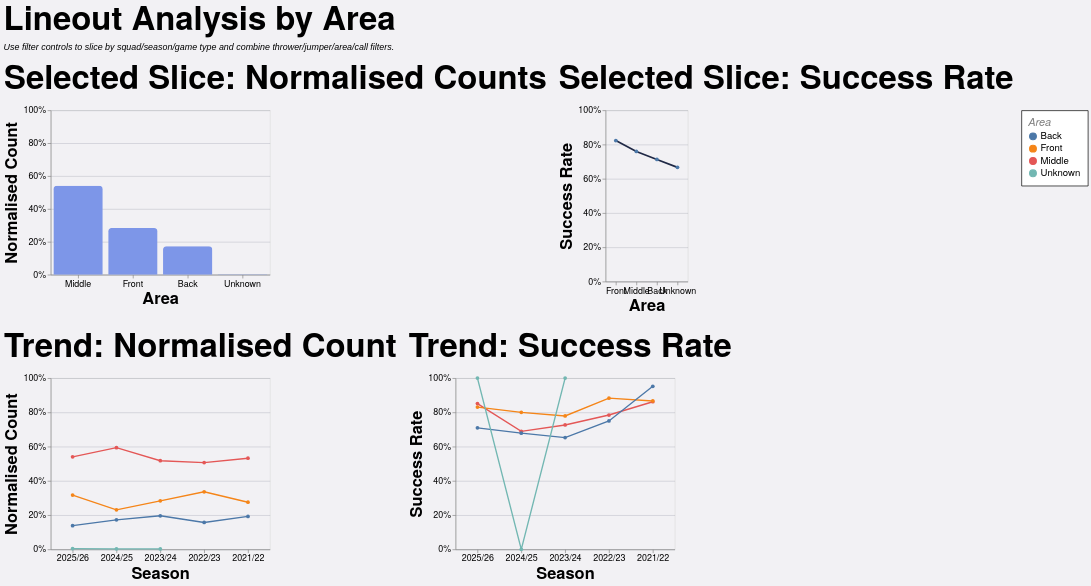

Here is the Vega-Lite specification saved for this chart:
### Vega-Lite specification from a JSON file in a GitHub repository (floating-point values rounded to 4 significant figures; data arrays with more than 128 entries replaced by an {"elided": "..."} marker saying what was removed)
{"config": {"axis": {"labelFont": "PT Sans Narrow, Helvetica Neue, Helvetica, Arial, sans-serif", "titleFont": "PT Sans Narrow, Helvetica Neue, Helvetica, Arial, sans-serif", "labelFontSize": 13, "titleFontSize": 24, "gridColor": "#202947", "gridOpacity": 0.2}, "text": {"font": "Lato, sans-serif"}, "bar": {"cornerRadiusEnd": 5}, "header": {"labelFont": "PT Sans Narrow, Helvetica Neue, Helvetica, Arial, sans-serif", "titleFont": "PT Sans Narrow, Helvetica Neue, Helvetica, Arial, sans-serif", "labelFontSize": 24, "titleFontSize": 28, "labelFontWeight": "bold", "orient": "left"}, "legend": {"labelFont": "PT Sans Narrow, Helvetica Neue, Helvetica, Arial, sans-serif", "titleFont": "PT Sans Narrow, Helvetica Neue, Helvetica, Arial, sans-serif", "labelFontSize": 14, "titleFontSize": 16, "titlePadding": 5, "fillColor": "white", "strokeColor": "black", "padding": 10, "titleFontWeight": "lighter", "titleFontStyle": "italic", "titleColor": "gray", "offset": 10}, "title": {"font": "PT Sans Narrow, Helvetica Neue, Helvetica, Arial, sans-serif", "fontSize": 48, "fontWeight": "bold", "anchor": "start", "align": "center", "titlePadding": 20, "subtitlePadding": 10, "subtitleFontSize": 13, "subtitleColor": "", "subtitleFontStyle": "italic", "offset": 15, "color": "black"}, "axisX": {"labelAngle": 0}, "facet": {"title": null, "header": null, "align": {"row": "each", "column": "each"}}, "resolve": {"scale": {"y": "independent", "facet": "independent"}}, "background": "#f2f1f4", "scale": {"offsetBandPaddingOuter": 0.2, "offsetBandPaddingInner": 0.1}}, "vconcat": [{"hconcat": [{"mark": {"type": "bar", "color": "#7d96e8"}, "encoding": {"tooltip": [{"field": "area", "title": "Area", "type": "nominal"}, {"field": "attempts", "format": ",.0f", "title": "Lineouts", "type": "quantitative"}, {"field": "share", "format": ".1%", "title": "Normalised Count", "type": "quantitative"}], "x": {"field": "area", "sort": "-y", "title": "Area", "type": "nominal"}, "y": {"axis": {"format": "%"}, "field": "share", "scale": {"domain": [0, 1]}, "title": "Normalised Count", "type": "quantitative"}}, "height": 240, "title": "Selected Slice: Normalised Counts", "transform": [{"filter": "(loSquad == 'All' || datum.squad == loSquad) && (loGameType == 'All' || (loGameType == 'League + Cup' && (datum.game_type == 'League' || datum.game_type == 'Cup')) || (loGameType == 'League only' && datum.game_type == 'League') || datum.game_type == loGameType) && (loOpposition == 'All' || datum.opposition == loOpposition) && (loThrower == 'All' || datum.thrower == loThrower) && (loJumper == 'All' || datum.jumper == loJumper) && (loArea == 'All' || datum.area == loArea) && (loNumbers == 'All' || datum.numbers == loNumbers) && (loCall == 'All' || datum.call == loCall) && (loCallType == 'All' || datum.call_type == loCallType)"}, {"filter": "(loSeason == 'All' || datum.season == loSeason)"}, {"aggregate": [{"op": "count", "as": "attempts"}, {"op": "sum", "field": "won", "as": "won"}], "groupby": ["area"]}, {"joinaggregate": [{"op": "sum", "field": "attempts", "as": "total_attempts"}]}, {"calculate": "datum.attempts / datum.total_attempts", "as": "share"}, {"calculate": "datum.won / datum.attempts", "as": "success_rate"}], "width": 320}, {"mark": {"type": "line", "color": "#202946", "point": true, "strokeWidth": 2.5}, "encoding": {"tooltip": [{"field": "area", "title": "Area", "type": "nominal"}, {"field": "won", "format": ",.0f", "title": "Won", "type": "quantitative"}, {"field": "attempts", "format": ",.0f", "title": "Lineouts", "type": "quantitative"}, {"field": "success_rate", "format": ".1%", "title": "Success Rate", "type": "quantitative"}], "x": {"field": "area", "sort": "-y", "title": "Area", "type": "nominal"}, "y": {"axis": {"format": "%"}, "field": "success_rate", "scale": {"domain": [0, 1]}, "title": "Success Rate", "type": "quantitative"}}, "height": 250, "title": "Selected Slice: Success Rate", "transform": [{"filter": "(loSquad == 'All' || datum.squad == loSquad) && (loGameType == 'All' || (loGameType == 'League + Cup' && (datum.game_type == 'League' || datum.game_type == 'Cup')) || (loGameType == 'League only' && datum.game_type == 'League') || datum.game_type == loGameType) && (loOpposition == 'All' || datum.opposition == loOpposition) && (loThrower == 'All' || datum.thrower == loThrower) && (loJumper == 'All' || datum.jumper == loJumper) && (loArea == 'All' || datum.area == loArea) && (loNumbers == 'All' || datum.numbers == loNumbers) && (loCall == 'All' || datum.call == loCall) && (loCallType == 'All' || datum.call_type == loCallType)"}, {"filter": "(loSeason == 'All' || datum.season == loSeason)"}, {"aggregate": [{"op": "count", "as": "attempts"}, {"op": "sum", "field": "won", "as": "won"}], "groupby": ["area"]}, {"joinaggregate": [{"op": "sum", "field": "attempts", "as": "total_attempts"}]}, {"calculate": "datum.attempts / datum.total_attempts", "as": "share"}, {"calculate": "datum.won / datum.attempts", "as": "success_rate"}], "width": {"step": 30}}], "spacing": 16}, {"hconcat": [{"mark": {"type": "line", "point": true, "strokeWidth": 2}, "encoding": {"color": {"field": "area", "title": "Area", "type": "nominal"}, "tooltip": [{"field": "season", "title": "Season", "type": "nominal"}, {"field": "area", "title": "Area", "type": "nominal"}, {"field": "attempts", "format": ",.0f", "title": "Lineouts", "type": "quantitative"}, {"field": "norm_count", "format": ".1%", "title": "Normalised Count", "type": "quantitative"}], "x": {"field": "season", "sort": "-x", "title": "Season", "type": "nominal"}, "y": {"axis": {"format": "%"}, "field": "norm_count", "scale": {"domain": [0, 1]}, "title": "Normalised Count", "type": "quantitative"}}, "height": 250, "title": "Trend: Normalised Count", "transform": [{"filter": "(loSquad == 'All' || datum.squad == loSquad) && (loGameType == 'All' || (loGameType == 'League + Cup' && (datum.game_type == 'League' || datum.game_type == 'Cup')) || (loGameType == 'League only' && datum.game_type == 'League') || datum.game_type == loGameType) && (loOpposition == 'All' || datum.opposition == loOpposition) && (loThrower == 'All' || datum.thrower == loThrower) && (loJumper == 'All' || datum.jumper == loJumper) && (loArea == 'All' || datum.area == loArea) && (loNumbers == 'All' || datum.numbers == loNumbers) && (loCall == 'All' || datum.call == loCall) && (loCallType == 'All' || datum.call_type == loCallType)"}, {"aggregate": [{"op": "count", "as": "attempts"}, {"op": "sum", "field": "won", "as": "won"}], "groupby": ["season", "area"]}, {"joinaggregate": [{"op": "sum", "field": "attempts", "as": "season_attempts"}], "groupby": ["season"]}, {"calculate": "datum.attempts / datum.season_attempts", "as": "norm_count"}, {"calculate": "datum.won / datum.attempts", "as": "success_rate"}], "width": 320}, {"mark": {"type": "line", "point": true, "strokeWidth": 2}, "encoding": {"color": {"field": "area", "title": "Area", "type": "nominal"}, "tooltip": [{"field": "season", "title": "Season", "type": "nominal"}, {"field": "area", "title": "Area", "type": "nominal"}, {"field": "won", "format": ",.0f", "title": "Won", "type": "quantitative"}, {"field": "attempts", "format": ",.0f", "title": "Lineouts", "type": "quantitative"}, {"field": "success_rate", "format": ".1%", "title": "Success Rate", "type": "quantitative"}], "x": {"field": "season", "sort": "-x", "title": "Season", "type": "nominal"}, "y": {"axis": {"format": "%"}, "field": "success_rate", "scale": {"domain": [0, 1]}, "title": "Success Rate", "type": "quantitative"}}, "height": 250, "title": "Trend: Success Rate", "transform": [{"filter": "(loSquad == 'All' || datum.squad == loSquad) && (loGameType == 'All' || (loGameType == 'League + Cup' && (datum.game_type == 'League' || datum.game_type == 'Cup')) || (loGameType == 'League only' && datum.game_type == 'League') || datum.game_type == loGameType) && (loOpposition == 'All' || datum.opposition == loOpposition) && (loThrower == 'All' || datum.thrower == loThrower) && (loJumper == 'All' || datum.jumper == loJumper) && (loArea == 'All' || datum.area == loArea) && (loNumbers == 'All' || datum.numbers == loNumbers) && (loCall == 'All' || datum.call == loCall) && (loCallType == 'All' || datum.call_type == loCallType)"}, {"aggregate": [{"op": "count", "as": "attempts"}, {"op": "sum", "field": "won", "as": "won"}], "groupby": ["season", "area"]}, {"joinaggregate": [{"op": "sum", "field": "attempts", "as": "season_attempts"}], "groupby": ["season"]}, {"calculate": "datum.attempts / datum.season_attempts", "as": "norm_count"}, {"calculate": "datum.won / datum.attempts", "as": "success_rate"}], "width": 320}], "spacing": 16}], "data": {"name": "data-4985c039c59c792a4440ce0b38e37db2"}, "params": [{"name": "loSquad", "value": "All"}, {"name": "loSeason", "value": "All"}, {"name": "loGameType", "value": "All"}, {"name": "loOpposition", "value": "All"}, {"name": "loThrower", "value": "All"}, {"name": "loJumper", "value": "All"}, {"name": "loArea", "value": "All"}, {"name": "loNumbers", "value": "All"}, {"name": "loCall", "value": "All"}, {"name": "loCallType", "value": "All"}], "spacing": 22, "title": {"text": "Lineout Analysis by Area", "subtitle": "Use filter controls to slice by squad/season/game type and combine thrower/jumper/area/call filters."}, "$schema": "https://vega.github.io/schema/vega-lite/v5.20.1.json", "datasets": {"data-4985c039c59c792a4440ce0b38e37db2": {"elided": "1254 records"}}}
